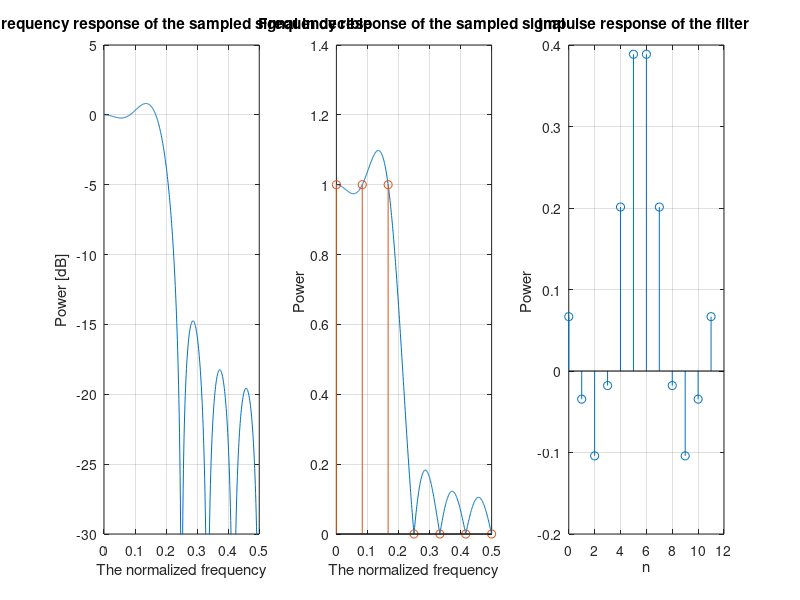

MATLAB code for this plot:
%% 0. setup 

clear all;
close all;
%% 1.1 The filter selection 
% Those are the sampled values from the absolute values of the ideal filter
% 
%a=[1 1 1 1 1 0 0 0 0 0 0 0 0 0 0 0 0 0 1 1 1 1];
a=[1 1 1 0 0 0 0 0 0 0 1 1 ];
% a=[1 1 1 1 1 1 1 1 1 0 0 0 0 0 0 0 0 0 0 0 0 0 0 0 0 0 0 0 0 0 0 0 0 0 1 1 1 1 1 1 1 1];

%% 1.2 
N=length(a); % Reading the length of the vector 
M=N-1; % The order of the filter
Fl=1024; %The FFT and IFFT length

%% 1.2.1 checking if the filter is of type 2 
Test=false;
if or(mod(M,2)==0, a((M+3)/2)~=0)
    sprintf('This is not a type 2 filter please choose another vector ')
    Test=true;
end;

if Test 
    return;
end
    
for j=1:(M-1)/2
    
    if a(j+1)~=a(M+1-j+1)
        sprintf('This is not a type 2 filter please choose another vector ')
        Test =true;
        break
    end
end

if Test 
    return;
end
    
    



%% 1.3 creating the linear phase part   

% We create here the vector p which will hold the coefficients angle
% values according to the rule that applying to each filetr family 
for j=0:((M+1)/2)
   p(j+1)=exp(i*2*pi*(-(j)*M/(2*(M+1))));
end
for j=(M+3)/2:M
   p(j+1)=exp(i*2*pi*(0.5-(j)*M/(2*(M+1))));
end

a=a.*p; % Multipling the two vectors in order to get the full sampled 
%coefficients vector

%% 1.4
ainv=ifft(a,N); % Calculating the coefficints in the time domain
b=fft(ainv,Fl); % calculating the high resolution fft for the sampled coeffcients
Bang=unwrap(angle(b)); % a checking phase for the angle
%% 2. graph generating 
%% 2.1 Graph :setting up the different X axis .
T=zeros(1,length(a));
T=(0:1/N:M/N);
t=(0:1/Fl:(Fl-1)/Fl);

% we set here another 2 x axis that will show only half of the response
bs=b(1:1:Fl/2+1);
ts=t(1:1:Fl/2+1);

Ts=(0:1/N:1/2);
as=a(1:1:N/2+1);
%% 2.2 Ploting up the graphs 
% Graph 1
figure ;
title('Type 2 FIR filter') 
subplot (1,3,1);
plot (ts,20*log10(abs(bs)));
ylim([-30 5 ]);
xlim([0 0.5]);
title('Frequency response of the sampled signal in decible') 
xlabel('The normalized frequency')
ylabel('Power [dB]');
% plot (t,abs(b));
grid on

% Graph 2
subplot (1,3,2);
plot (ts,abs(bs));
hold on ;
stem(Ts,abs(as));
%ylim([0 1.3]);
xlim([0 0.5]);
title('Frequency response of the sampled signal ') 
xlabel('The normalized frequency')
ylabel('Power ');
grid on

% Graph 3
x=(0:1:M);
subplot (1,3,3);
stem (x,real(ainv));
title('Impulse response of the filter ') 
xlabel('n')
ylabel('Power ');
grid on 

